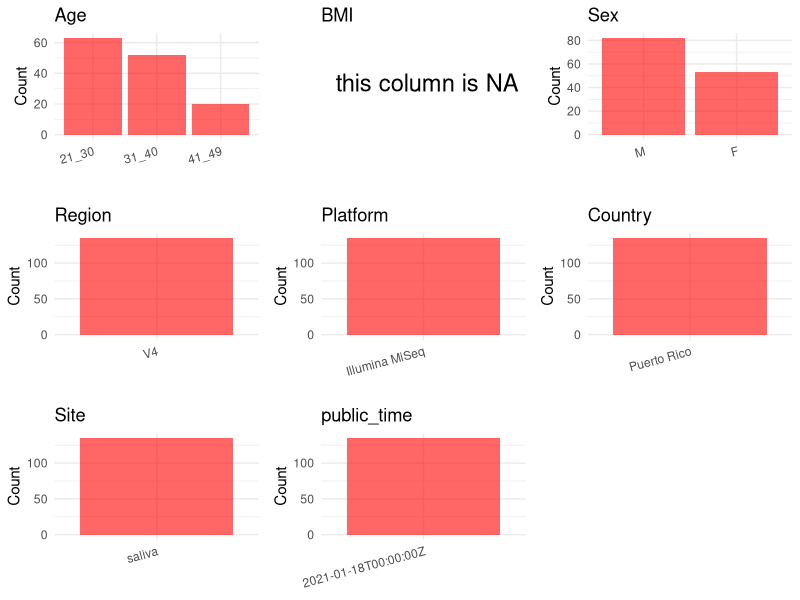

The R script that drew this image:
## ---- chunk 1
# Load necessary libraries
library(dplyr)
library(ggplot2)
library(cowplot)

# Set working directory (update this path to your local directory)
setwd("E:/bioproject/PRJEB42371")

# Read the initial metadata files
initial_meta <- read.csv("SraRunTable.csv", header = T) 

# Remove entries non-oral samples
initial_meta <- initial_meta %>%
  filter(target_gene..exp. != "ITS",
         env_material != "sterile water")

# Display the first few rows of the metadata
head(initial_meta)
## ---- chunk 2
# Create a uniform metadata dataframe
metadata <- data.frame(
  BioProject = initial_meta$BioProject,
  Run = initial_meta$Run,
  sample_name = initial_meta$host_subject_id,
  Age = initial_meta$age_category, 
  BMI = NA,  
  Sex = initial_meta$sex,
  Region = initial_meta$target_subfragment..exp.,
  Platform = initial_meta$Instrument,
  Country = initial_meta$COUNTRY,
  Site = initial_meta$env_material,
  public_time = initial_meta$ReleaseDate,
  Status = initial_meta$perio_4_categories,
  stringsAsFactors = FALSE
)

# Use abbreviations to indicate gender
# Remove the rows where the target_gene (exp) column equals "16S rRNA"
# At the same time, keep the original filter env_material != "sterile water"
metadata <- metadata %>%
  mutate(Sex = recode(Sex, "female" = "F", "male" = "M"))
## ---- chunk 3
# Add information obtained from the publication
metadata$PCR_primers <- "F:5'-GTGYCAGCMGCCGCGGTAA-3'; R:5'-GGACTACNVGGGTWTCTAAT-3'"
metadata$title <- "Ecological competition in the oral mycobiome of Hispanic adults living in Puerto Rico associates with periodontitis"
metadata$Disease_study <- "YES"
# Assign disease status based on sample_name patterns
metadata <- metadata %>%
  mutate(
    Status = case_when(
      Status %in% c("moderate", "mild", "severe") ~ "PD",
      Status == "no" ~ "HC",
      Status == "" ~ NA_character_,
      TRUE ~ Status
    )
  )

#extract subject id by remove prefix of sample_name
metadata$sample_name <- gsub("O", "", metadata$sample_name)

# Check initial data distribution
cat("Initial sample distribution:\n")
table(metadata$sample_name)
table(metadata$Site)

# Calculate sampling frequency per subject
sample_counts <- table(metadata$sample_name)
cat("\nNumber of samples per subject:\n")
print(sample_counts)

# Create matched_samples column
metadata$matched_samples <- ifelse(metadata$sample_name %in% names(sample_counts[sample_counts >= 2]), "YES", "NO")

cat("\nMatched samples distribution:\n")
table(metadata$matched_samples)

# Identify samples for removal: single samples excluding saliva and tongue coat
single_samples <- names(sample_counts[sample_counts == 1])
samples_to_remove <- metadata$sample_name %in% single_samples & 
                     !(metadata$Site %in% c("saliva", "tongue coat", "Tongue coating"))

cat("\nNumber of samples to be removed:", sum(samples_to_remove), "\n")

# Remove identified samples
metadata_clean <- metadata[!samples_to_remove, ]

cat("\nFinal sample distribution after cleaning:\n")
table(metadata_clean$sample_name)
table(metadata_clean$Site)
table(metadata_clean$matched_samples)

# Use cleaned dataset for subsequent analysis
metadata <- metadata_clean
## ---- chunk 4
# Check the number of unique runs and sample names
print(paste("Number of unique runs:", length(unique(metadata$Run))))
print(paste("Number of unique sample names:", length(unique(metadata$sample_name))))
## ---- chunk 5
# Select columns for visualization
plot_data <- metadata %>%
  select(-BioProject, -Run, -sample_name, -title)

# Function to create simple plots for each column
create_simple_plots <- function(data) {
  plots <- list()
  
  for (col in colnames(data)) {
    # Check if the column is all NA
    if (all(is.na(data[[col]]))) {
      # Create an empty plot with text indicating all NA
      p <- ggplot() +
        annotate("text", x = 0.5, y = 0.5, label = "this column is NA", size = 6) +
        labs(title = col) +
        theme_void()
    } else if (is.numeric(data[[col]])) {
      # Numeric variable: histogram
      p <- ggplot(data, aes(x = .data[[col]])) +
        geom_histogram(fill = "blue", alpha = 0.6, bins = 20, na.rm = TRUE) +
        labs(title = col) +
        theme_minimal()
    } else {
      # Categorical variable: bar plot (remove NA values)
      count_data <- as.data.frame(table(data[[col]], useNA = "ifany"))
      p <- ggplot(count_data, aes(x = reorder(Var1, -Freq), y = Freq)) +
        geom_col(fill = "red", alpha = 0.6) +
        labs(title = col, x = NULL, y = "Count") +
        theme_minimal() +
        theme(axis.text.x = element_text(angle = 15, hjust = 1))
    }
    plots[[col]] <- p
  }
  
  return(plots)
}

# Generate and arrange plots
plots <- create_simple_plots(plot_data)
# grid.arrange(grobs = plots, ncol = 3, top = "Metadata Summary", align = "hv")
plot_grid(plots$Age, plots$BMI, plots$Sex, plots$Region, plots$Platform, 
          plots$Country, plots$Site, plots$public_time, 
          ncol = 3, align = "hv", axis = "lb")
## ---- chunk 6
# Reorder columns to match the desired format
metadata <- metadata[, c(
  "BioProject", "Run", "sample_name", "Age", "BMI", "Sex", 
  "Region", "Platform", "Country", "Site", "public_time", 
  "PCR_primers", "title", "Disease_study", "Status", "matched_samples"
)]

# Export the uniform metadata to a CSV file
write.csv(metadata, file = "metadata.csv", quote = FALSE)
